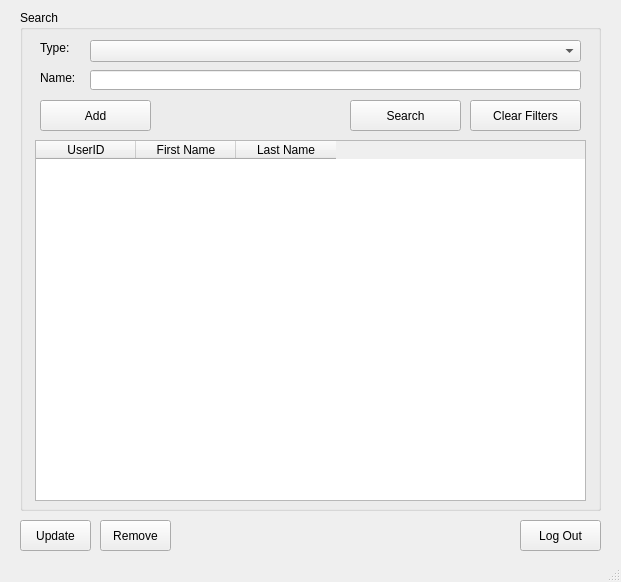
<?xml version="1.0" encoding="UTF-8"?>
<ui version="4.0">
 <class>MainWindow</class>
 <widget class="QMainWindow" name="MainWindow">
  <property name="windowModality">
   <enum>Qt::NonModal</enum>
  </property>
  <property name="geometry">
   <rect>
    <x>0</x>
    <y>0</y>
    <width>621</width>
    <height>582</height>
   </rect>
  </property>
  <property name="windowTitle">
   <string>MainWindow</string>
  </property>
  <widget class="QWidget" name="centralwidget">
   <widget class="QGroupBox" name="groupBox">
    <property name="geometry">
     <rect>
      <x>20</x>
      <y>10</y>
      <width>581</width>
      <height>501</height>
     </rect>
    </property>
    <property name="title">
     <string>Search</string>
    </property>
    <widget class="QComboBox" name="comboType">
     <property name="geometry">
      <rect>
       <x>70</x>
       <y>30</y>
       <width>491</width>
       <height>22</height>
      </rect>
     </property>
    </widget>
    <widget class="QLabel" name="label_2">
     <property name="geometry">
      <rect>
       <x>20</x>
       <y>30</y>
       <width>61</width>
       <height>16</height>
      </rect>
     </property>
     <property name="text">
      <string>Type:</string>
     </property>
    </widget>
    <widget class="QLabel" name="label_3">
     <property name="geometry">
      <rect>
       <x>20</x>
       <y>60</y>
       <width>61</width>
       <height>16</height>
      </rect>
     </property>
     <property name="text">
      <string>Name:</string>
     </property>
    </widget>
    <widget class="QPushButton" name="pushSearch">
     <property name="geometry">
      <rect>
       <x>330</x>
       <y>90</y>
       <width>111</width>
       <height>31</height>
      </rect>
     </property>
     <property name="text">
      <string>Search</string>
     </property>
    </widget>
    <widget class="QTableWidget" name="tablewidgetSearch">
     <property name="geometry">
      <rect>
       <x>15</x>
       <y>130</y>
       <width>551</width>
       <height>361</height>
      </rect>
     </property>
     <property name="selectionBehavior">
      <enum>QAbstractItemView::SelectRows</enum>
     </property>
     <column>
      <property name="text">
       <string>UserID</string>
      </property>
     </column>
     <column>
      <property name="text">
       <string>First Name</string>
      </property>
     </column>
     <column>
      <property name="text">
       <string>Last Name</string>
      </property>
     </column>
    </widget>
    <widget class="QPushButton" name="pushAddUser">
     <property name="geometry">
      <rect>
       <x>20</x>
       <y>90</y>
       <width>111</width>
       <height>31</height>
      </rect>
     </property>
     <property name="text">
      <string>Add</string>
     </property>
    </widget>
    <widget class="QPushButton" name="pushClearFilters">
     <property name="geometry">
      <rect>
       <x>450</x>
       <y>90</y>
       <width>111</width>
       <height>31</height>
      </rect>
     </property>
     <property name="text">
      <string>Clear Filters</string>
     </property>
    </widget>
    <widget class="QLineEdit" name="lineName">
     <property name="geometry">
      <rect>
       <x>70</x>
       <y>60</y>
       <width>491</width>
       <height>20</height>
      </rect>
     </property>
     <property name="readOnly">
      <bool>false</bool>
     </property>
    </widget>
   </widget>
   <widget class="QPushButton" name="pushRemoveUser">
    <property name="geometry">
     <rect>
      <x>100</x>
      <y>520</y>
      <width>71</width>
      <height>31</height>
     </rect>
    </property>
    <property name="text">
     <string>Remove</string>
    </property>
   </widget>
   <widget class="QPushButton" name="pushUpdateUser">
    <property name="geometry">
     <rect>
      <x>20</x>
      <y>520</y>
      <width>71</width>
      <height>31</height>
     </rect>
    </property>
    <property name="text">
     <string>Update</string>
    </property>
   </widget>
   <widget class="QPushButton" name="pushLogOut">
    <property name="geometry">
     <rect>
      <x>520</x>
      <y>520</y>
      <width>81</width>
      <height>31</height>
     </rect>
    </property>
    <property name="text">
     <string>Log Out</string>
    </property>
   </widget>
  </widget>
  <widget class="QStatusBar" name="statusbar"/>
 </widget>
 <resources/>
 <connections/>
</ui>
